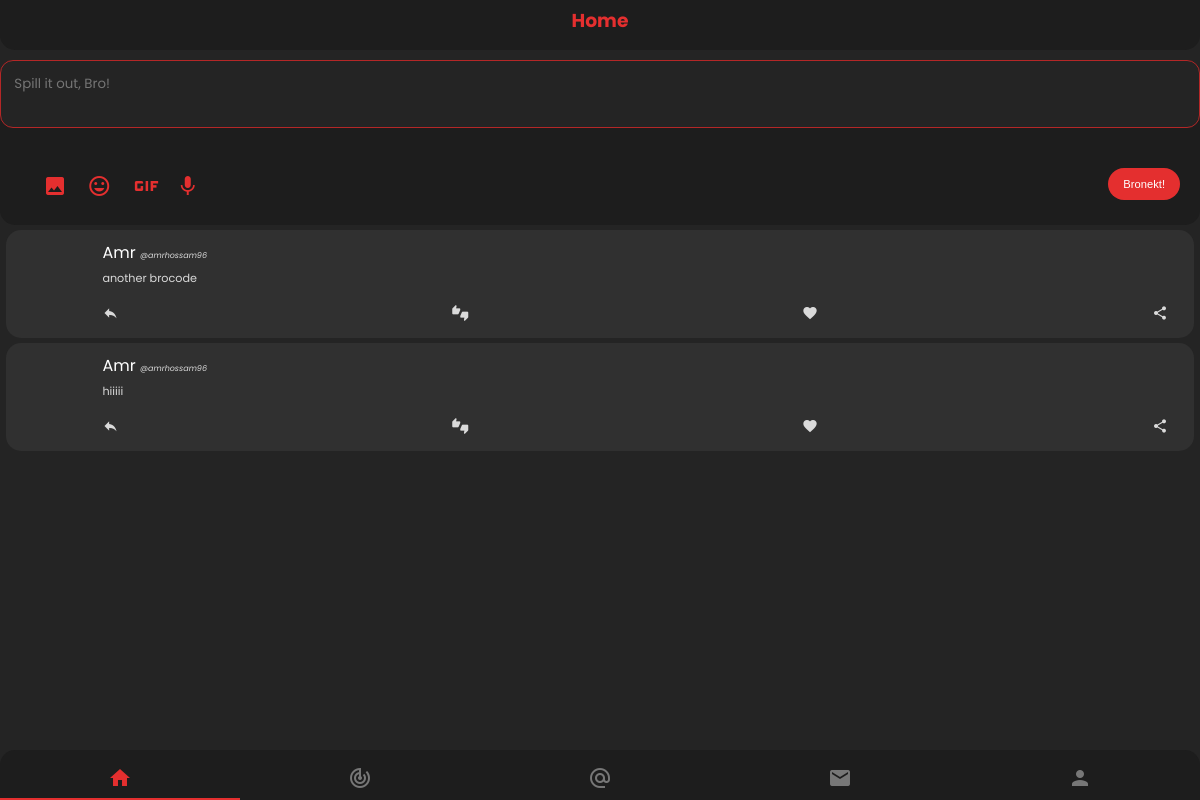
The page /home (signed in) on the database as committed earlier.
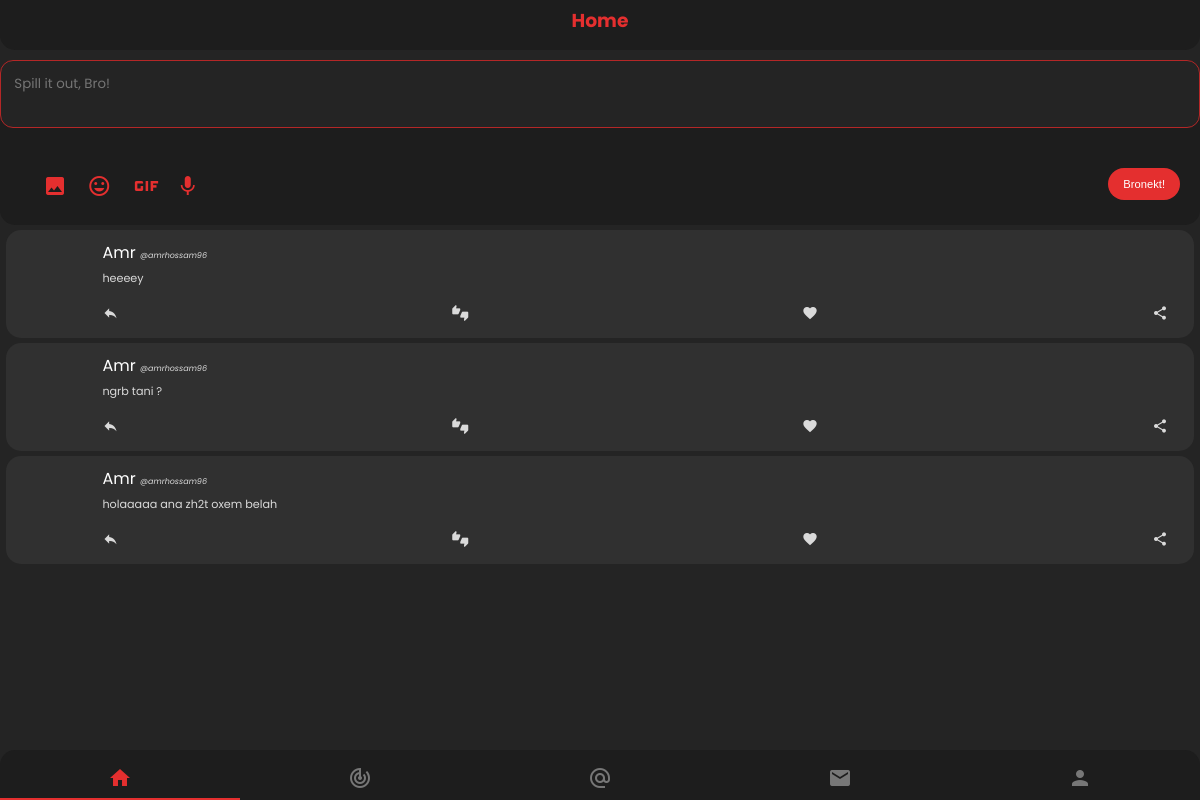
The same page on the database as committed later.
### users/models.py (models this page shows, shortened)
class Brocode(models.Model):
    author       = models.ForeignKey(Profile, on_delete=models.CASCADE)
    brocode_body = models.TextField(blank=False)
    created      = models.DateTimeField(auto_now_add=True)
    likes        = models.IntegerField(default=0)

class Profile(models.Model):
    user            = models.OneToOneField(User, on_delete= models.CASCADE)
    display_name    = models.CharField(max_length=50, null=True, blank=True, default= "")
    bio             = models.CharField(max_length=100, blank=True)
    email           = models.EmailField(max_length=120, default='')
    birthday        = models.DateTimeField(default= datetime.date(1990,1,1))

### users/views.py (the view)
# urls.py: 2. Add a URL to urlpatterns:  path('', views.home, name='home')
def home(request):
    if request.method == "POST":
        post_body = request.POST['post-body']
        post = Brocode(author= request.user, brocode_body = post_body)
        post.save()
    try:
        user = User.objects.get(username=request.user)
    except:
        return redirect('register')
    timeline = Timeline.objects.get(owner=request.user.profile)
    brocodes = timeline.brocodes_list.all().order_by('-created')[:3]
    context = {"brocodes":brocodes}
    return render(request,'users/index.html',context)

### users/templates/users/index.html (shortened to what this page needs)
<!DOCTYPE html>
{% load static %}
<html lang="en">
<head>
    <link rel="stylesheet" href="{% static "users/css/app-styles.css" %}">
</head>
<body>
    <div class="sections" id="sections">
        <section class="home">
            <div class="section-header">
                <h3>Home</h3>
            </div>
            <div class="brocode-composing-area">
                <textarea name="brocode-content" id="brocode-composing-area" placeholder="Spill it out, Bro!" ></textarea>
                <div class="composing-actions">
                    <ul class="composing-action-btns">
                        <li class="composing-action-elem"><span id="insert-photo-icon" class="material-icons noselect composing-icons">insert_photo</span><input accept="image/*" type="file" id="insert-img-btn"/></li>
                        <li class="composing-action-elem"><span id="insert-emoji-icon" class="material-icons noselect composing-icons">insert_emoticon</span></li>
                        <li class="composing-action-elem"><span id="insert-gif-icon" class="material-icons gif-icon noselect composing-icons">gif</span></li>
                        <li class="composing-action-elem"><span id="insert-sound-icon" class="material-icons noselect composing-icons">mic</span></li>
                    </ul>
                    <button class="bronekt-btn noselect">Bronekt!</button>
                </div>
            </div>
            <div class="newfeeds-container">
                {% for brocode in brocodes %}
                    <div class="tweet">
                        <div class="tweet-container-left-col">
                            <div class="tweet-author-picture-container">
                            </div>
                        </div>
                        <div class="tweet-container-right-col">
                            <div class="tweet-card-header">
                                <div class="tweet-author-display-name">{{brocode.author.display_name}}</div>
                                <div class="tweet-author-username">@{{brocode.author.user}}</div>
                            </div>
                            <div class="tweet-content">
                                <p class="tweet-content-p">{{brocode.brocode_body}}</p>
                            </div>
                            <ul class="brocodes-action-btns">
                                <li class="brocode-action-btn"><span class="material-icons action-icon">reply</span></li><li class="brocode-action-btn"><span class="material-icons action-icon">thumbs_up_down</span></li><li class="brocode-action-btn"><span class="material-icons action-icon ">favorite</span></li><li class="brocode-action-btn"><span class="material-icons action-icon">share</span></li>
                            </ul>
                        </div>
                    </div>
                {% endfor %}
            </div>
        </section>
    </div>
    <nav class="bottom-navigation-bar">
        <ul class="navigation-list">
            <li class="nav-list-item"><span class="material-icons noselect navicon" style='color:rgb(228, 47, 47);'>home</span></li><li class="nav-list-item"><span class="material-icons noselect navicon">track_changes</span></li><li class="nav-list-item"><span class="material-icons noselect navicon">alternate_email</span></li><li class="nav-list-item"><span class="material-icons noselect navicon">mail</span></li><li class="nav-list-item"><span class="material-icons noselect navicon">person</span></li>
        </ul>
    </nav>
</body>
</html>

### users/static/users/css/app-styles.css (style rules this page uses)
* { padding:0; margin:0; box-sizing:border-box; }
body { -ms-overflow-style:none; height:100vh; overflow-x:hidden; }
.sections { width:100vw; height:auto; position:relative; }
html { font-family:'Poppins',sans-serif; background-color:#242424; margin:0 auto; overflow-x:hidden; }
.bottom-navigation-bar { z-index:999; height:52px; width:100vw; position:fixed; }
.home,.search,.connect,.messages,.profile { width:100vw; height:100vh; transition:transform .3s; position:absolute; overflow:scroll; -webkit-overflow-scrolling:touch; }
.home { left:0; }
.navigation-list { height:50px; width:100vw; background-color:#1d1d1d; border-top-left-radius:15px; border-top-right-radius:15px; position:fixed; bottom:0; text-align:center; transition:bottom .3s; }
.noselect { -webkit-touch-callout:none; -webkit-user-select:none; -khtml-user-select:none; -moz-user-select:none; -ms-user-select:none; user-select:none; }
.nav-list-item { display:inline-block; width:20%; transform:translateY(50%); color:#777; }
.tweet, .entity-placeholder { background-color:#303030; border-radius:15px; padding:10px; color:#dadada; margin:5px auto 0; width:99%; display:flex; overflow:hidden; }
.tweet-container-left-col { width:25%; max-width:5em; }
.tweet-author-picture-container { height:50px; width:50px; border-radius:50%; margin:0 auto; overflow:hidden; }
.tweet-container-right-col { margin-left:.4em; width:100%; }
.section-header { width:100vw; height:50px; text-align:center; padding-top:.4rem; color:#e42f2f; background-color:#1d1d1d; border-bottom-right-radius:15px; border-bottom-left-radius:15px; margin-bottom:.6rem; }
.tweet-card-header { width:100%; height:30px; }
.tweet-author-display-name,.tweet-author-username { display:inline-block; }
.tweet-author-display-name { font-size:1em; color:#fff; }
.tweet-author-username { font-size:.5em; font-style:oblique; }
.tweet-content { word-break:break-all; width:100%; }
.tweet-content-p { font-size:.7em; }
.brocodes-action-btns { width:100%; list-style:none; margin-top:1em; text-align:justify; display:flex; justify-content:space-between; padding-right:1em; }
.brocode-action-btn { display:inline-block; text-align:center; }
.action-icon { font-size:1em; }
.brocode-composing-area { width:100%; background-color:#1d1d1d; border-radius:15px; position:relative; color:#fff; padding-bottom:15px; }
#brocode-composing-area { width:100%; background-color:#242424; border-radius:13px; color:#fff; padding:1em; outline:none; font-family:'poppins'; border:1px solid #b42727; resize:none; }
.composing-action-btns { height:37px; width:60%; display:inline-block; margin-left:40px; list-style:none; }
.bronekt-btn { border:none; background-color:#e42f2f; color:#fff; font-size:.7em; padding:10px 15px; border-radius:100px; margin-right:20px; margin-top:2em; }
.gif-icon { font-size:2.5em; transform:translate(-5px,8px); }
.composing-actions { margin-top:10px; margin-bottom:10px; justify-content:space-between; display:flex; white-space:nowrap; }
.composing-action-elem { display:inline-block; width:40px; color:#e42f2f; margin-top:10px; }
.composing-icons { cursor:pointer; border:3px solid transparent; }

Rows that differ between the two databases and show on the page:
no longer on this page (row unchanged): Brocode: author.display_name "Amr", author.user "amrhossam96", brocode_body "another brocode"
no longer on this page (row unchanged): Brocode: author.display_name "Amr", author.user "amrhossam96", brocode_body "hiiiii"
added Brocode: author.display_name "Amr", author.user "amrhossam96", brocode_body "heeeey"
added Brocode: author.display_name "Amr", author.user "amrhossam96", brocode_body "ngrb tani ?"
added Brocode: author.display_name "Amr", author.user "amrhossam96", brocode_body "holaaaaa ana zh2t oxem belah"
